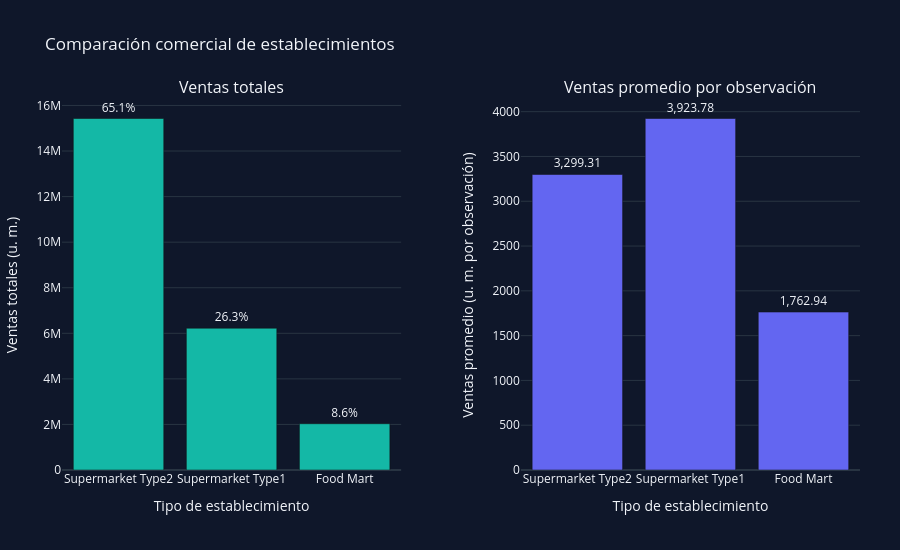

Source (notebook cell):
### Code cell
from plotly.subplots import make_subplots

fig_tiendas = make_subplots(
    rows=1,
    cols=2,
    subplot_titles=[
        "Ventas totales",
        "Ventas promedio por observación"
    ],
    horizontal_spacing=0.15
)

fig_tiendas.add_trace(
    go.Bar(
        x=ventas_establecimientos["Store_Type"],
        y=ventas_establecimientos["Ventas_totales"],
        marker_color="#14B8A6",
        text=ventas_establecimientos["Participacion_pct"],
        texttemplate="%{text:.1f}%",
        textposition="outside",
        name="Ventas totales"
    ),
    row=1,
    col=1
)

fig_tiendas.add_trace(
    go.Bar(
        x=ventas_establecimientos["Store_Type"],
        y=ventas_establecimientos["Ventas_promedio"],
        marker_color="#6366F1",
        text=ventas_establecimientos["Ventas_promedio"],
        texttemplate="%{text:,.2f}",
        textposition="outside",
        name="Ventas promedio"
    ),
    row=1,
    col=2
)

fig_tiendas.update_yaxes(
    title_text="Ventas totales (u. m.)",
    row=1,
    col=1
)

fig_tiendas.update_yaxes(
    title_text="Ventas promedio (u. m. por observación)",
    row=1,
    col=2
)

fig_tiendas.update_xaxes(
    title_text="Tipo de establecimiento"
)

fig_tiendas.update_layout(
    title="Comparación comercial de establecimientos",
    template="plotly_dark",
    paper_bgcolor="#0F172A",
    plot_bgcolor="#0F172A",
    height=550,
    showlegend=False,
    margin=dict(l=60, r=40, t=100, b=80)
)

fig_tiendas.show()

fig_tiendas.write_html(
    carpeta_graficas / "comparacion_establecimientos.html",
    include_plotlyjs="cdn"
)

### Figure 1 — Plotly figure (JSON) as saved in the notebook; plotly's stock layout.template omitted (floating-point values rounded to 4 significant figures)
{"data": [{"marker": {"color": "#14B8A6"}, "name": "Ventas totales", "text": [65.15, 26.28, 8.576], "textposition": "outside", "texttemplate": "%{text:.1f}%", "type": "bar", "x": ["Supermarket Type2", "Supermarket Type1", "Food Mart"], "xaxis": "x", "y": [15430000.0, 6223000.0, 2031000.0], "yaxis": "y"}, {"marker": {"color": "#6366F1"}, "name": "Ventas promedio", "text": [3299.0, 3924.0, 1763.0], "textposition": "outside", "texttemplate": "%{text:,.2f}", "type": "bar", "x": ["Supermarket Type2", "Supermarket Type1", "Food Mart"], "xaxis": "x2", "y": [3299.0, 3924.0, 1763.0], "yaxis": "y2"}], "layout": {"annotations": [{"font": {"size": 16}, "showarrow": false, "text": "Ventas totales", "x": 0.2125, "xanchor": "center", "xref": "paper", "y": 1, "yanchor": "bottom", "yref": "paper"}, {"font": {"size": 16}, "showarrow": false, "text": "Ventas promedio por observación", "x": 0.7875, "xanchor": "center", "xref": "paper", "y": 1, "yanchor": "bottom", "yref": "paper"}], "height": 550, "margin": {"b": 80, "l": 60, "r": 40, "t": 100}, "paper_bgcolor": "#0F172A", "plot_bgcolor": "#0F172A", "showlegend": false, "title": {"text": "Comparación comercial de establecimientos"}, "xaxis": {"anchor": "y", "domain": [0, 0.425], "title": {"text": "Tipo de establecimiento"}}, "xaxis2": {"anchor": "y2", "domain": [0.575, 1], "title": {"text": "Tipo de establecimiento"}}, "yaxis": {"anchor": "x", "domain": [0, 1], "title": {"text": "Ventas totales (u. m.)"}}, "yaxis2": {"anchor": "x2", "domain": [0, 1], "title": {"text": "Ventas promedio (u. m. por observación)"}}}}
